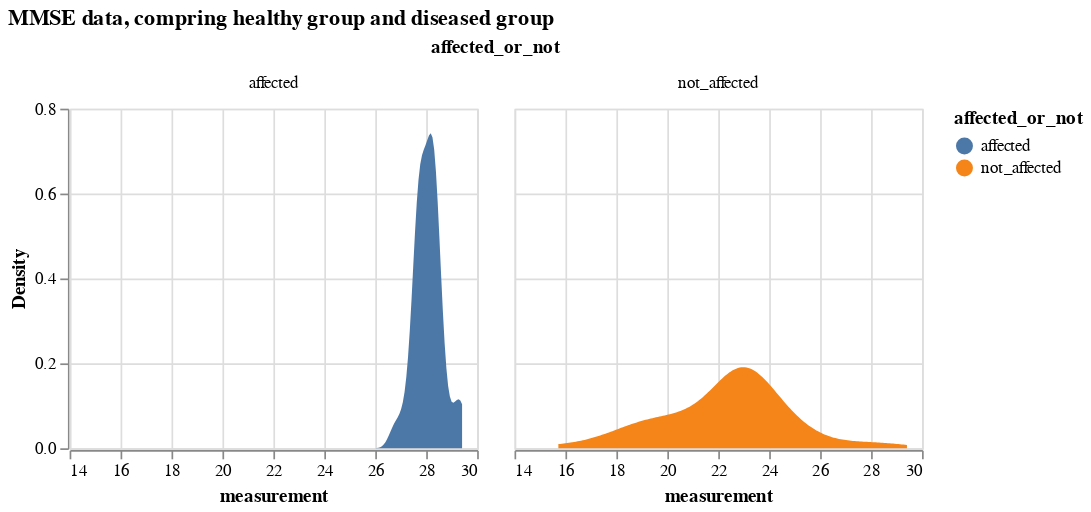

Source (notebook cell):
### Markdown cell above
### Comparing a certain biomarker data

### Code cell
# select only biomarker 2 
bio_2_data = df[df.biomarker=='MMSE'].drop(['k_j', 'S_n', 'biomarker'], axis = 1)
# biomarker2 data, comparing from diseased and healthy groups
alt.Chart(bio_2_data).transform_density(
    'measurement',
    as_=['measurement', 'Density'],
    groupby=['affected_or_not']
).mark_area().encode(
    x="measurement:Q",
    y="Density:Q",
    facet = alt.Facet(
        "affected_or_not:N",
    ),
    color=alt.Color(
        'affected_or_not:N'
    )
).properties(
    width= 240,
    height = 200,
).properties(
    title='MMSE data, compring healthy group and diseased group'
)

### Figure 1 — Vega-Lite specification as saved in the notebook (floating-point values rounded to 4 significant figures)
{"config": {"view": {"continuousWidth": 300, "continuousHeight": 300}}, "data": {"name": "data-552df68a09ba42b95a5a24950adbc1ce"}, "mark": {"type": "area"}, "encoding": {"color": {"field": "affected_or_not", "type": "nominal"}, "facet": {"field": "affected_or_not", "type": "nominal"}, "x": {"field": "measurement", "type": "quantitative"}, "y": {"field": "Density", "type": "quantitative"}}, "height": 200, "title": "MMSE data, compring healthy group and diseased group", "transform": [{"density": "measurement", "groupby": ["affected_or_not"], "as": ["measurement", "Density"]}], "width": 240, "$schema": "https://vega.github.io/schema/vega-lite/v5.16.3.json", "datasets": {"data-552df68a09ba42b95a5a24950adbc1ce": [{"participant": 0, "measurement": 27.79, "affected_or_not": "affected"}, {"participant": 1, "measurement": 28.58, "affected_or_not": "affected"}, {"participant": 2, "measurement": 28.25, "affected_or_not": "affected"}, {"participant": 3, "measurement": 28.33, "affected_or_not": "affected"}, {"participant": 4, "measurement": 23.2, "affected_or_not": "not_affected"}, {"participant": 5, "measurement": 23.41, "affected_or_not": "not_affected"}, {"participant": 6, "measurement": 23.04, "affected_or_not": "not_affected"}, {"participant": 7, "measurement": 27.93, "affected_or_not": "affected"}, {"participant": 8, "measurement": 28.55, "affected_or_not": "affected"}, {"participant": 9, "measurement": 28.18, "affected_or_not": "affected"}, {"participant": 10, "measurement": 22.1, "affected_or_not": "not_affected"}, {"participant": 11, "measurement": 28.31, "affected_or_not": "affected"}, {"participant": 12, "measurement": 22.54, "affected_or_not": "not_affected"}, {"participant": 13, "measurement": 26.76, "affected_or_not": "affected"}, {"participant": 14, "measurement": 15.72, "affected_or_not": "not_affected"}, {"participant": 15, "measurement": 22.28, "affected_or_not": "not_affected"}, {"participant": 16, "measurement": 23.1, "affected_or_not": "not_affected"}, {"participant": 17, "measurement": 28.09, "affected_or_not": "affected"}, {"participant": 18, "measurement": 29.41, "affected_or_not": "affected"}, {"participant": 19, "measurement": 20.47, "affected_or_not": "not_affected"}, {"participant": 20, "measurement": 22.96, "affected_or_not": "not_affected"}, {"participant": 21, "measurement": 23.19, "affected_or_not": "not_affected"}, {"participant": 22, "measurement": 23.23, "affected_or_not": "not_affected"}, {"participant": 23, "measurement": 23.01, "affected_or_not": "not_affected"}, {"participant": 24, "measurement": 19.45, "affected_or_not": "not_affected"}, {"participant": 25, "measurement": 26.88, "affected_or_not": "not_affected"}, {"participant": 26, "measurement": 24.84, "affected_or_not": "not_affected"}, {"participant": 27, "measurement": 28.22, "affected_or_not": "affected"}, {"participant": 28, "measurement": 24.84, "affected_or_not": "not_affected"}, {"participant": 29, "measurement": 24.44, "affected_or_not": "not_affected"}, {"participant": 30, "measurement": 27.67, "affected_or_not": "affected"}, {"participant": 31, "measurement": 23.62, "affected_or_not": "not_affected"}, {"participant": 32, "measurement": 28.96, "affected_or_not": "not_affected"}, {"participant": 33, "measurement": 27.37, "affected_or_not": "affected"}, {"participant": 34, "measurement": 27.62, "affected_or_not": "affected"}, {"participant": 35, "measurement": 28.3, "affected_or_not": "affected"}, {"participant": 36, "measurement": 23.19, "affected_or_not": "not_affected"}, {"participant": 37, "measurement": 28.4, "affected_or_not": "affected"}, {"participant": 38, "measurement": 27.79, "affected_or_not": "affected"}, {"participant": 39, "measurement": 22.74, "affected_or_not": "not_affected"}, {"participant": 40, "measurement": 19.19, "affected_or_not": "not_affected"}, {"participant": 41, "measurement": 27.55, "affected_or_not": "affected"}, {"participant": 42, "measurement": 27.64, "affected_or_not": "affected"}, {"participant": 43, "measurement": 23.21, "affected_or_not": "not_affected"}, {"participant": 44, "measurement": 28.07, "affected_or_not": "affected"}, {"participant": 45, "measurement": 20.42, "affected_or_not": "not_affected"}, {"participant": 46, "measurement": 29.06, "affected_or_not": "affected"}, {"participant": 47, "measurement": 21.56, "affected_or_not": "not_affected"}, {"participant": 48, "measurement": 28.42, "affected_or_not": "affected"}, {"participant": 49, "measurement": 25.25, "affected_or_not": "not_affected"}, {"participant": 50, "measurement": 17.42, "affected_or_not": "not_affected"}, {"participant": 51, "measurement": 22.29, "affected_or_not": "not_affected"}, {"participant": 52, "measurement": 19.08, "affected_or_not": "not_affected"}, {"participant": 53, "measurement": 18.85, "affected_or_not": "not_affected"}, {"participant": 54, "measurement": 29.33, "affected_or_not": "affected"}, {"participant": 55, "measurement": 28.18, "affected_or_not": "affected"}, {"participant": 56, "measurement": 23.7, "affected_or_not": "not_affected"}, {"participant": 57, "measurement": 27.79, "affected_or_not": "affected"}, {"participant": 58, "measurement": 24.2, "affected_or_not": "not_affected"}, {"participant": 59, "measurement": 28.18, "affected_or_not": "affected"}, {"participant": 60, "measurement": 18.79, "affected_or_not": "not_affected"}, {"participant": 61, "measurement": 24.46, "affected_or_not": "not_affected"}, {"participant": 62, "measurement": 27.67, "affected_or_not": "affected"}, {"participant": 63, "measurement": 23.42, "affected_or_not": "not_affected"}, {"participant": 64, "measurement": 23.67, "affected_or_not": "not_affected"}, {"participant": 65, "measurement": 19.83, "affected_or_not": "not_affected"}, {"participant": 66, "measurement": 23.49, "affected_or_not": "not_affected"}, {"participant": 67, "measurement": 27.87, "affected_or_not": "not_affected"}, {"participant": 68, "measurement": 21.92, "affected_or_not": "not_affected"}, {"participant": 69, "measurement": 20.29, "affected_or_not": "not_affected"}, {"participant": 70, "measurement": 27.8, "affected_or_not": "affected"}, {"participant": 71, "measurement": 20.29, "affected_or_not": "not_affected"}, {"participant": 72, "measurement": 22.44, "affected_or_not": "not_affected"}, {"participant": 73, "measurement": 21.86, "affected_or_not": "not_affected"}, {"participant": 74, "measurement": 22.17, "affected_or_not": "not_affected"}, {"participant": 75, "measurement": 22.41, "affected_or_not": "not_affected"}, {"participant": 76, "measurement": 18.26, "affected_or_not": "not_affected"}, {"participant": 77, "measurement": 22.24, "affected_or_not": "not_affected"}, {"participant": 78, "measurement": 27.14, "affected_or_not": "affected"}, {"participant": 79, "measurement": 28.62, "affected_or_not": "affected"}, {"participant": 80, "measurement": 27.99, "affected_or_not": "affected"}, {"participant": 81, "measurement": 24.88, "affected_or_not": "not_affected"}, {"participant": 82, "measurement": 17.45, "affected_or_not": "not_affected"}, {"participant": 83, "measurement": 28.36, "affected_or_not": "affected"}, {"participant": 84, "measurement": 27.61, "affected_or_not": "affected"}, {"participant": 85, "measurement": 21.47, "affected_or_not": "not_affected"}, {"participant": 86, "measurement": 21.42, "affected_or_not": "not_affected"}, {"participant": 87, "measurement": 24.23, "affected_or_not": "not_affected"}, {"participant": 88, "measurement": 20.66, "affected_or_not": "not_affected"}, {"participant": 89, "measurement": 28.31, "affected_or_not": "affected"}, {"participant": 90, "measurement": 23.61, "affected_or_not": "not_affected"}, {"participant": 91, "measurement": 23.03, "affected_or_not": "not_affected"}, {"participant": 92, "measurement": 27.89, "affected_or_not": "affected"}, {"participant": 93, "measurement": 22.98, "affected_or_not": "not_affected"}, {"participant": 94, "measurement": 22.89, "affected_or_not": "not_affected"}, {"participant": 95, "measurement": 18.6, "affected_or_not": "not_affected"}, {"participant": 96, "measurement": 25.84, "affected_or_not": "not_affected"}, {"participant": 97, "measurement": 22.81, "affected_or_not": "not_affected"}, {"participant": 98, "measurement": 20.41, "affected_or_not": "not_affected"}, {"participant": 99, "measurement": 27.72, "affected_or_not": "affected"}]}}
